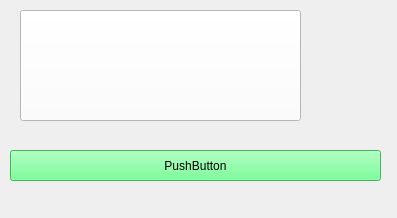
<?xml version="1.0" encoding="UTF-8"?>
<ui version="4.0">
 <class>Widget</class>
 <widget class="QWidget" name="Widget">
  <property name="geometry">
   <rect>
    <x>0</x>
    <y>0</y>
    <width>397</width>
    <height>218</height>
   </rect>
  </property>
  <property name="windowTitle">
   <string>Widget</string>
  </property>
  <widget class="totoButton" name="pushButton">
   <property name="geometry">
    <rect>
     <x>20</x>
     <y>10</y>
     <width>281</width>
     <height>111</height>
    </rect>
   </property>
   <property name="styleSheet">
    <string notr="true">background-color: rgb(255, 255, 255);</string>
   </property>
   <property name="text">
    <string/>
   </property>
  </widget>
  <widget class="totoButton" name="pushButton_2">
   <property name="geometry">
    <rect>
     <x>10</x>
     <y>150</y>
     <width>371</width>
     <height>31</height>
    </rect>
   </property>
   <property name="styleSheet">
    <string notr="true">background-color: rgb(85, 255, 127);</string>
   </property>
   <property name="text">
    <string>PushButton</string>
   </property>
  </widget>
 </widget>
 <layoutdefault spacing="6" margin="11"/>
 <customwidgets>
  <customwidget>
   <class>totoButton</class>
   <extends>QPushButton</extends>
   <header>totobutton.h</header>
  </customwidget>
 </customwidgets>
 <resources/>
 <connections/>
</ui>
